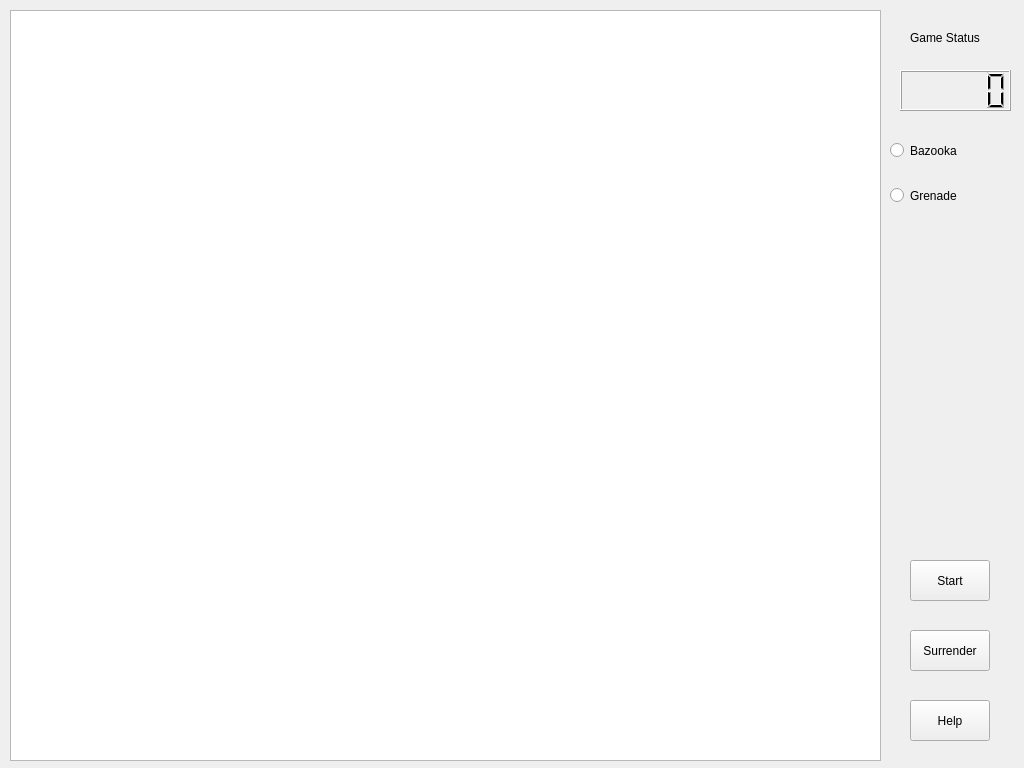
<?xml version="1.0" encoding="UTF-8"?>
<ui version="4.0">
 <class>MainWindow</class>
 <widget class="QWidget" name="MainWindow">
  <property name="geometry">
   <rect>
    <x>0</x>
    <y>0</y>
    <width>1024</width>
    <height>768</height>
   </rect>
  </property>
  <property name="sizePolicy">
   <sizepolicy hsizetype="Fixed" vsizetype="Fixed">
    <horstretch>0</horstretch>
    <verstretch>0</verstretch>
   </sizepolicy>
  </property>
  <property name="minimumSize">
   <size>
    <width>1024</width>
    <height>768</height>
   </size>
  </property>
  <property name="maximumSize">
   <size>
    <width>1024</width>
    <height>768</height>
   </size>
  </property>
  <property name="windowTitle">
   <string>MainWindow</string>
  </property>
  <widget class="QLCDNumber" name="lcdNumber">
   <property name="geometry">
    <rect>
     <x>900</x>
     <y>70</y>
     <width>111</width>
     <height>41</height>
    </rect>
   </property>
  </widget>
  <widget class="QLabel" name="label">
   <property name="geometry">
    <rect>
     <x>910</x>
     <y>30</y>
     <width>91</width>
     <height>16</height>
    </rect>
   </property>
   <property name="text">
    <string>Game Status</string>
   </property>
  </widget>
  <widget class="QPushButton" name="bt_start">
   <property name="geometry">
    <rect>
     <x>910</x>
     <y>560</y>
     <width>80</width>
     <height>41</height>
    </rect>
   </property>
   <property name="text">
    <string>Start</string>
   </property>
  </widget>
  <widget class="QPushButton" name="bt_help">
   <property name="geometry">
    <rect>
     <x>910</x>
     <y>700</y>
     <width>80</width>
     <height>41</height>
    </rect>
   </property>
   <property name="text">
    <string>Help</string>
   </property>
  </widget>
  <widget class="QPushButton" name="bt_surrender">
   <property name="geometry">
    <rect>
     <x>910</x>
     <y>630</y>
     <width>80</width>
     <height>41</height>
    </rect>
   </property>
   <property name="text">
    <string>Surrender</string>
   </property>
  </widget>
  <widget class="QGraphicsView" name="graphics_view">
   <property name="geometry">
    <rect>
     <x>10</x>
     <y>10</y>
     <width>871</width>
     <height>751</height>
    </rect>
   </property>
  </widget>
  <widget class="QRadioButton" name="rbt_bazooka">
   <property name="geometry">
    <rect>
     <x>890</x>
     <y>130</y>
     <width>121</width>
     <height>41</height>
    </rect>
   </property>
   <property name="text">
    <string>Bazooka</string>
   </property>
   <property name="icon">
    <iconset resource="res.qrc">
     <normaloff>:/img/Bazooka.png</normaloff>:/img/Bazooka.png</iconset>
   </property>
   <property name="iconSize">
    <size>
     <width>40</width>
     <height>40</height>
    </size>
   </property>
  </widget>
  <widget class="QRadioButton" name="rbt_grenade">
   <property name="geometry">
    <rect>
     <x>890</x>
     <y>170</y>
     <width>121</width>
     <height>51</height>
    </rect>
   </property>
   <property name="text">
    <string>Grenade</string>
   </property>
   <property name="icon">
    <iconset resource="res.qrc">
     <normaloff>:/img/W4_Grenade.png</normaloff>:/img/W4_Grenade.png</iconset>
   </property>
   <property name="iconSize">
    <size>
     <width>40</width>
     <height>40</height>
    </size>
   </property>
  </widget>
  <action name="actionstart">
   <property name="text">
    <string>start</string>
   </property>
   <property name="shortcut">
    <string>Ctrl+N</string>
   </property>
  </action>
 </widget>
 <layoutdefault spacing="6" margin="11"/>
 <resources>
  <include location="res.qrc"/>
 </resources>
 <connections/>
</ui>
